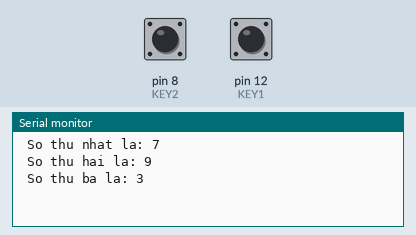
Simulated run of this sketch. Board: Arduino Uno, built with avr-gcc and run on an emulated ATmega328P. Parts: the last lines printed to the serial monitor. The inputs (shaded band) are chosen by the test bench; at power-on: pin 8 (KEY2) HIGH, pin 12 (KEY1) HIGH. Random numbers use the default seed unless the sketch sets one.

Above: at 1.2 s.
1.3 s: pin 8 (KEY2) pulled LOW for 0.15 s
At 2.3 s:
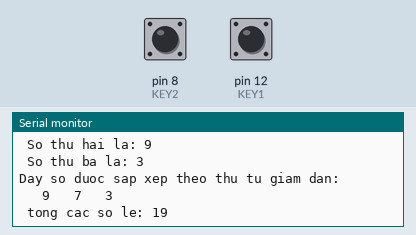
2.9 s: pin 12 (KEY1) pulled LOW for 0.15 s
At 3.7 s:
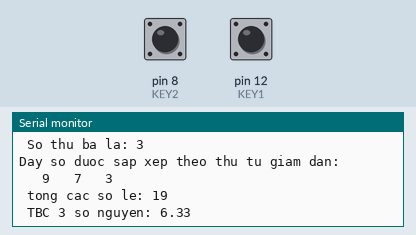

The sketch:

code_BTVN_bai_6_LTN.ino
```cpp
#define KEY1 12
#define KEY2 8

int x,y,z;

void Taoso(int *so)
{
  *so=random(10);
}

float TBC( int a, int b, int c)
{

  float TBC;
  TBC = (a+b+c)*1.0/3;
  return TBC;

}

void SXGD(int *a, int *b, int *c)
{
  int tg;
  if(*a < *b)
  {
    tg = *a;
    *a = *b;
    *b = tg;
  }
  if(*b < *c)
  {
    tg = *b;
    *b = *c;
    *c = tg;
  }
  if(*a < *c)
  {
    tg = *a;
    *a = *c;
    *c = tg;
  }
}

int tinhtongsole(int a, int b, int c)
{
  int S;
  S=0;
  if(a%2 !=0)
  {
    S=S+a;
  }
  if(b%2 !=0)
  {
    S=S+b;
  }
  if(c%2 !=0)
  {
    S=S+c;
  }
  return S;
}

void setup() {
  // put your setup code here, to run once:
    Serial.begin(9600);
    pinMode(KEY1,INPUT);
    pinMode(KEY2,INPUT);
    Taoso(&x);
    Taoso(&y);
    Taoso(&z);
    Serial.print("\n So thu nhat la: ");
    Serial.println(x);
    Serial.print("\n So thu hai la: ");
    Serial.println(y);
    Serial.print("\n So thu ba la: ");
    Serial.println(z);
}

void loop() {
  // put your main code here, to run repeatedly:

  if(digitalRead(KEY1)==0)
  {
    Serial.print("\n TBC 3 so nguyen: ");
    Serial.println(TBC(x,y,z));
    delay(1000);
  }

  if(digitalRead(KEY2)==0)
  {
    SXGD(&x,&y,&z);
      Serial.println("Day so duoc sap xep theo thu tu giam dan: ");

      Serial.print("   ");
      Serial.print(x);
      Serial.print("   ");
      Serial.print(y);
      Serial.print("   ");
      Serial.print(z);
      Serial.println("\n");
    Serial.print("\n tong cac so le: ");
    Serial.println(tinhtongsole(x,y,z));
    delay(1000);
  }

}
```

Measured:
- after the input at 1.3 s, the serial monitor: prints a new line at once (image 1)
- after the input at 2.9 s, the serial monitor: prints a new line at once (image 2)
